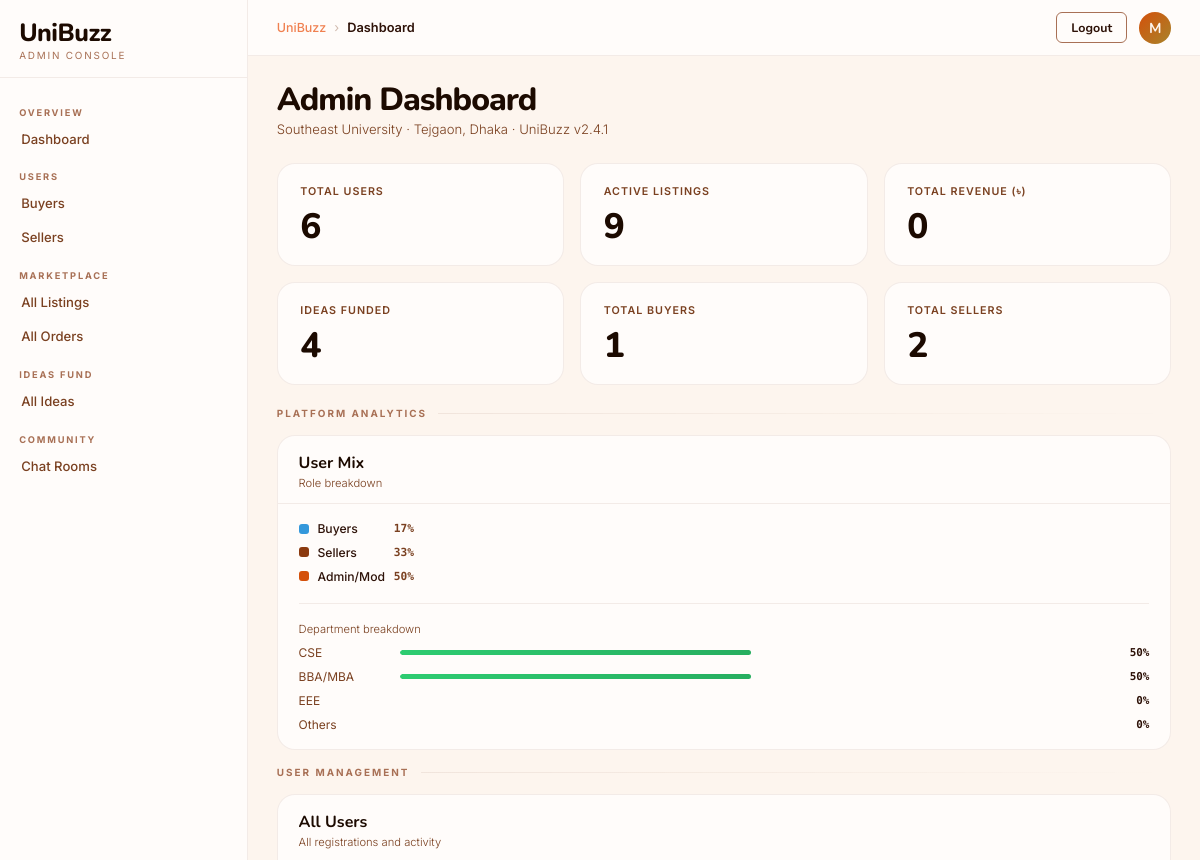
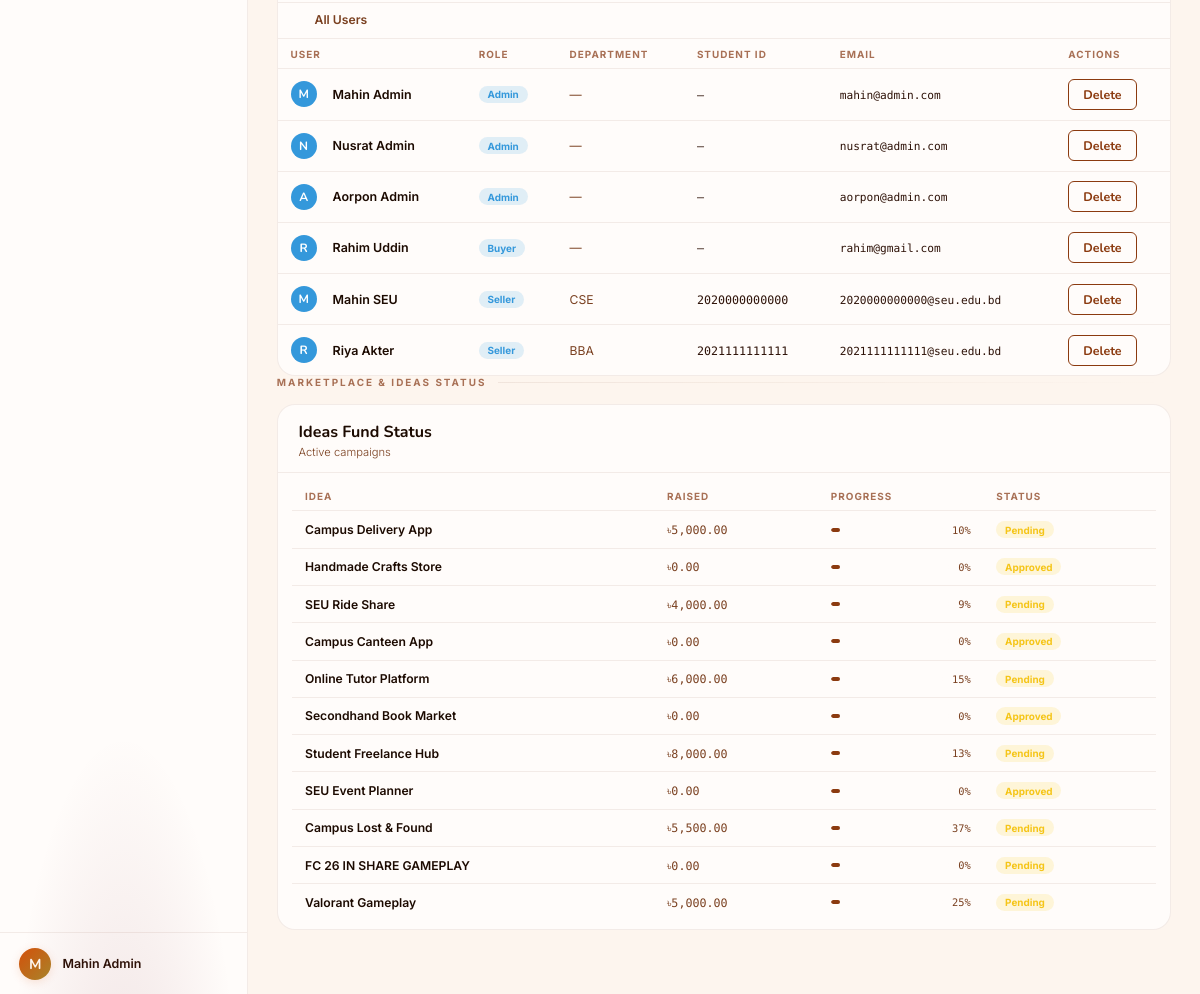
The app's page /adminHomepage.php (signed in) with its own data (2 pictures, top to bottom).
### tables this page shows
CREATE TABLE `user_table` (
  `User_Id` int(11) NOT NULL,
  `First_Name` varchar(100) NOT NULL,
  `Last_Name` varchar(100) NOT NULL,
  `Email` varchar(150) NOT NULL,
  `Mobile` varchar(20) DEFAULT NULL,
  `Password` varchar(255) NOT NULL,
  `Admin_Id` int(11) DEFAULT NULL,
  `Buyer_Id` int(11) DEFAULT NULL,
  `Seller_Id` int(11) DEFAULT NULL
);

CREATE TABLE `seller` (
  `Seller_Id` int(11) NOT NULL,
  `User_Id` int(11) NOT NULL,
  `University_Email` varchar(150) NOT NULL,
  `Rating` decimal(3,2) DEFAULT 0.00,
  `Department` varchar(100) DEFAULT NULL,
  `Semester` varchar(20) DEFAULT NULL,
  `Student_Id` varchar(50) DEFAULT NULL
);

CREATE TABLE `business_idea` (
  `Idea_Id` int(11) NOT NULL,
  `Seller_Id` int(11) NOT NULL,
  `Idea` varchar(255) NOT NULL,
  `Description` text DEFAULT NULL,
  `Funding_Goal` decimal(12,2) DEFAULT NULL,
  `Status` varchar(50) DEFAULT 'Pending'
);

### adminHomepage.php (the view, shortened to what this page needs)
<?php
include("database.php");
$loggedInUserId = $_SESSION["user_id"];
$sql        = "SELECT user_table.First_Name, user_table.Last_Name
               FROM user_table
               WHERE user_table.User_Id = $loggedInUserId";
$result     = mysqli_query($conn, $sql);
$adminInfo  = mysqli_fetch_assoc($result);
$adminFullName   = $adminInfo['First_Name'] . " " . $adminInfo['Last_Name'];
$adminFirstLetter = strtoupper(substr($adminInfo['First_Name'], 0, 1));
$totalUsers = mysqli_fetch_assoc(mysqli_query($conn, "SELECT COUNT(*) AS total FROM user_table"))['total'];
$totalListings = mysqli_fetch_assoc(mysqli_query($conn, "SELECT COUNT(*) AS total FROM product"))['total'];
$totalRevenue = mysqli_fetch_assoc(mysqli_query($conn, "SELECT SUM(Total_amount) AS total FROM `order` WHERE Status='Completed'"))['total'] ?? 0;
$totalIdeas = mysqli_fetch_assoc(mysqli_query($conn, "SELECT COUNT(*) AS total FROM business_idea WHERE Status='Approved'"))['total'];
$totalBuyers = mysqli_fetch_assoc(mysqli_query($conn, "SELECT COUNT(*) AS total FROM buyer"))['total'];
$totalSellers = mysqli_fetch_assoc(mysqli_query($conn, "SELECT COUNT(*) AS total FROM seller"))['total'];
$sql         = "SELECT COUNT(*) AS total FROM admin";
$result      = mysqli_query($conn, $sql);
$row         = mysqli_fetch_assoc($result);
$totalAdmins = $row['total'];
if($totalUsers > 0)
{
    $buyerPercent  = round(($totalBuyers / $totalUsers) * 100);
    $sellerPercent = round(($totalSellers / $totalUsers) * 100);
    $adminPercent  = round(($totalAdmins / $totalUsers) * 100);
}
else
{
    $buyerPercent  = 0;
    $sellerPercent = 0;
    $adminPercent  = 0;
}
$sql       = "SELECT COUNT(*) AS total FROM seller WHERE Department='CSE'";
$result    = mysqli_query($conn, $sql);
$row       = mysqli_fetch_assoc($result);
$totalCSE  = $row['total'];
$sql       = "SELECT COUNT(*) AS total FROM seller WHERE Department='EEE'";
$result    = mysqli_query($conn, $sql);
$row       = mysqli_fetch_assoc($result);
$totalEEE  = $row['total'];
$sql       = "SELECT COUNT(*) AS total FROM seller WHERE Department='BBA' OR Department='MBA'";
$result    = mysqli_query($conn, $sql);
$row       = mysqli_fetch_assoc($result);
$totalBBA  = $row['total'];
$totalOtherDept = $totalSellers - $totalCSE - $totalEEE - $totalBBA;
if($totalSellers > 0)
{
    $csePercent   = round(($totalCSE / $totalSellers) * 100);
    $eeePercent   = round(($totalEEE / $totalSellers) * 100);
    $bbaPercent   = round(($totalBBA / $totalSellers) * 100);
    $otherPercent = round(($totalOtherDept / $totalSellers) * 100);
}
else
{
    $csePercent   = 0;
    $eeePercent   = 0;
    $bbaPercent   = 0;
    $otherPercent = 0;
}
$sql        = "SELECT user_table.User_Id, user_table.First_Name, user_table.Last_Name,
                      user_table.Email, user_table.Mobile,
                      seller.Department, seller.Student_Id, seller.Semester,
                      user_table.Admin_Id, user_table.Buyer_Id, user_table.Seller_Id
               FROM user_table
               LEFT JOIN seller ON user_table.User_Id = seller.User_Id";
$result     = mysqli_query($conn, $sql);
$allUsers   = mysqli_fetch_all($result, MYSQLI_ASSOC);
$sql         = "SELECT business_idea.Idea_Id, business_idea.Idea, business_idea.Funding_Goal,
                       business_idea.Status,
                       seller.Department,
                       user_table.First_Name, user_table.Last_Name,
                       COALESCE(SUM(idea_fund.Amount), 0) AS raised
                FROM business_idea
                JOIN seller ON business_idea.Seller_Id = seller.Seller_Id
                JOIN user_table ON seller.User_Id = user_table.User_Id
                LEFT JOIN idea_fund ON idea_fund.Fund_id = business_idea.Idea_Id
                GROUP BY business_idea.Idea_Id";
$result      = mysqli_query($conn, $sql);
$allIdeas    = mysqli_fetch_all($result, MYSQLI_ASSOC);
?>
<!DOCTYPE html>
<html lang="en">
<head>
<link rel="stylesheet" href="adminDash.css">
</head>
<body>
<div class="my-dashboard-wrapper">
  <aside class="left-panel" id="sidebar">
    <div class="left-panel-inner">
      <div class="logo-area">
        <div class="site-name">UniBuzz</div>
        <div class="site-subtitle">Admin Console</div>
      </div>
      <div class="nav-links">
        <div class="nav-group-title">Overview</div>
        <a href="adminHomepage.php" class="nav-link">Dashboard</a>
        <div class="nav-group-title">Users</div>
        <a href="adminBuyers.php" class="nav-link">Buyers</a>
        <a href="adminSellers.php" class="nav-link">Sellers</a>
        <div class="nav-group-title">Marketplace</div>
        <a href="adminAllListings.php" class="nav-link">All Listings</a>
        <a href="adminAllOrders.php" class="nav-link">All Orders</a>
        <div class="nav-group-title">Ideas Fund</div>
        <a href="adminIdeas.php" class="nav-link">All Ideas</a>
        <div class="nav-group-title">Community</div>
        <a href="globalChatRoom.php" class="nav-link">Chat Rooms</a>
      </div>
      <div class="admin-info-bar">
        <div class="admin-pic"><?php echo $adminFirstLetter; ?></div>
        <div>
          <div class="admin-fullname"><?php echo $adminFullName; ?></div>
        </div>
      </div>
    </div>
  </aside>
  <div class="right-side">
    <div class="header-bar">
      <div class="page-path">
        <a href="#">UniBuzz</a>
        <span class="sep">›</span>
        <span class="current">Dashboard</span>
      </div>
      <div class="header-right-side">
          <form action="logout.php" method="POST" style="margin:0;">
            <button class="btn-logout" type="submit" name="logout" >Logout</button>
          </form>
        <div class="nav-avatar" style="width:32px;height:32px;border-radius:50%;background:linear-gradient(135deg,var(--gold),#A8842A);display:flex;align-items:center;justify-content:center;font-family:'Nunito',sans-serif;font-size:.9rem;font-weight:700;color:var(--bg);cursor:pointer;"><?php echo $adminFirstLetter; ?></div>
      </div>
    </div>
    <div class="page-content-scroll">
      <div class="page-top-section">
        <div>
          <div class="big-page-title">Admin Dashboard</div>
          <div class="page-subtitle">Southeast University · Tejgaon, Dhaka · UniBuzz v2.4.1</div>
        </div>
      </div>
      <div class="stats-row">
        <div class="stat-box" style="animation-delay:.04s">
          <div class="stat-name">Total Users</div>
          <div class="stat-number"><?php echo $totalUsers;?></div>
        </div>
        <div class="stat-box" style="animation-delay:.08s">
          <div class="stat-name">Active Listings</div>
          <div class="stat-number"><?php echo $totalListings; ?></div>
        </div>
        <div class="stat-box" style="animation-delay:.12s">
          <div class="stat-name">Total Revenue (৳)</div>
          <div class="stat-number"><?php echo $totalRevenue; ?></div>
        </div>
        <div class="stat-box" style="animation-delay:.16s">
          <div class="stat-name">Ideas Funded</div>
          <div class="stat-number"><?php echo $totalIdeas; ?></div>
        </div>
        <div class="stat-box" style="animation-delay:.2s">
          <div class="stat-name">Total Buyers</div>
          <div class="stat-number"><?php echo $totalBuyers; ?></div>
        </div>
        <div class="stat-box" style="animation-delay:.24s">
          <div class="stat-name">Total Sellers</div>
          <div class="stat-number"><?php echo $totalSellers; ?></div>
        </div>
      </div>
      <div class="divider-row">
        <div class="divider-label">Platform Analytics</div>
        <div class="divider-line"></div>
      </div>
      <div class="section-grid" style="grid-template-columns:1fr;margin-bottom:1rem;">
        <div class="content-card" style="animation-delay:.16s">
          <div class="card-top">
            <div>
              <div class="card-title">User Mix</div>
              <div class="card-subtitle">Role breakdown</div>
            </div>
          </div>
          <div class="card-body">
            <div class="chart-area">
              <div class="chart-legend">
                <div class="legend-row">
                  <div class="legend-color-box" style="background:var(--blue)"></div>
                  <div class="legend-label">Buyers</div>
                  <div class="legend-percent"><?php echo $buyerPercent; ?>% </div>
                </div>
                <div class="legend-row">
                  <div class="legend-color-box" style="background:var(--maroon)"></div>
                  <div class="legend-label">Sellers</div>
                  <div class="legend-percent"><?php echo $sellerPercent; ?>% </div>
                </div>
                <div class="legend-row">
                  <div class="legend-color-box" style="background:var(--gold)"></div>
                  <div class="legend-label">Admin/Mod</div>
                  <div class="legend-percent"><?php echo $adminPercent; ?>% </div>
                </div>
              </div>
            </div>
            <div style="margin-top:1.2rem;padding-top:1rem;border-top:1px solid var(--border);">
              <div class="card-subtitle" style="margin-bottom:.6rem;">Department breakdown</div>
              <div class="dept-bar-list">
                <div class="dept-bar-row">
                  <div class="dept-name">CSE</div>
                  <div class="bar-track"><div class="bar-fill fill-green" style="width:<?php echo $csePercent; ?>% "></div></div>
                  <div class="bar-percent"><?php echo $csePercent; ?>% </div>
                </div>
                <div class="dept-bar-row">
                  <div class="dept-name">BBA/MBA</div>
                  <div class="bar-track"><div class="bar-fill fill-green" style="width:<?php echo $bbaPercent; ?>% "></div></div>
                  <div class="bar-percent"><?php echo $bbaPercent; ?>% </div>
                </div>
                <div class="dept-bar-row">
                  <div class="dept-name">EEE</div>
                  <div class="bar-track"><div class="bar-fill fill-yellow" style="width:<?php echo $eeePercent; ?>% "></div></div>
                  <div class="bar-percent"><?php echo $eeePercent; ?>% </div>
                </div>
                <div class="dept-bar-row">
                  <div class="dept-name">Others</div>
                  <div class="bar-track"><div class="bar-fill fill-yellow" style="width:<?php echo $otherPercent; ?>% "></div></div>
                  <div class="bar-percent"><?php echo $otherPercent; ?>% </div>
                </div>
              </div>
            </div>
          </div>
        </div>
      </div>
      <div class="divider-row">
        <div class="divider-label">User Management</div>
        <div class="divider-line"></div>
      </div>
      <div class="content-card" style="margin-bottom:1rem auto;animation-delay:.2s">
        <div class="card-top">
          <div>
            <div class="card-title">All Users</div>
            <div class="card-subtitle">All registrations and activity</div>
          </div>
        </div>
        <div class="tab-bar" style="padding:0 1.3rem;">
          <label class="tab-btn" for="ptab-users">All Users</label>
        </div>
        <div class="tab-content-area">
          <div class="tab-all-users" style="overflow-x:auto;">
            <table class="users-table">
              <thead>
                <tr>
                  <th>User</th>
                  <th>Role</th>
                  <th>Department</th>
                  <th>Student ID</th>
                  <th>Email</th>
                  <th>Actions</th>
                </tr>
              </thead>
              <tbody>
                <?php foreach($allUsers as $user): ?>
                <tr>
                  <td>
                    <div class="user-info-cell">
                      <div class="user-initial-circle" style="background:#3498DB;"><?php echo strtoupper(substr($user['First_Name'], 0, 1)); ?></div>
                      <div>
                        <div class="user-fullname"><?php echo $user['First_Name'] . " " . $user['Last_Name']; ?></div>
                      </div>
                    </div>
                  </td>
                  <td>
                    <span class="status-tag tag-buyer"><?php
                                                          if(!is_null($user['Admin_Id']))  echo "Admin";
                                                          elseif(!is_null($user['Seller_Id'])) echo "Seller";
                                                          elseif(!is_null($user['Buyer_Id']))  echo "Buyer";
                                                          ?></span></td>
                  <td><span style="font-size:.76rem;color:var(--text-3)"><?php echo $user['Department'] ?? '—'; ?></span></td>
                  <td><span class="mono-text"><?php echo $user['Student_Id'] ?? '—'; ?></span></td>
                  <td><span class="mono-text" style="font-size:.7rem"><?php echo $user['Email']; ?></span></td>
                  <td>
                      <form method="POST">
                          <button type="submit" name="delete_user" class="btn-deleteuser">Delete</button>
                      </form>
                  </td>
                </tr>
                <?php endforeach; ?>
              </tbody>
            </table>
          </div>
        </div>
      </div>
      <div class="divider-row">
        <div class="divider-label">Marketplace &amp; Ideas Status</div>
        <div class="divider-line"></div>
      </div>
      <div class="section-grid" style="grid-template-columns:1fr;margin-bottom:1rem;">
        <div class="content-card" style="animation-delay:.28s">
          <div class="card-top">
            <div>
              <div class="card-title">Ideas Fund Status</div>
              <div class="card-subtitle">Active campaigns</div>
            </div>
          </div>
          <div class="card-body" style="padding:.5rem .9rem;">
            <table class="users-table">
              <thead>
                <tr>
                  <th>Idea</th>
                  <th>Raised</th>
                  <th>Progress</th>
                  <th>Status</th>
                </tr>
              </thead>
              <tbody>
                <?php foreach($allIdeas as $idea): ?>
                <?php
                    $goal     = $idea['Funding_Goal'];
                    $raised   = $idea['raised'];
                    $progress = ($goal > 0) ? round(($raised / $goal) * 100) : 0;
                ?>
                <tr>
                  <td>
                    <div class="user-fullname" style="font-size:.76rem"><?php echo $idea['Idea']; ?></div>
                  </td>
                  <td><span class="mono-text" style="color:var(--text-3)">৳<?php echo number_format($raised, 2); ?></span></td>
                  <td>
                    <div class="funding-bar-wrap">
                      <div class="funding-bar-track">
                        <div class="funding-bar-fill" style="width:8%;background:var(--maroon)"></div>
                      </div>
                      <span class="funding-percent-text"><?php echo $progress; ?>%</span>
                    </div>
                  </td>
                  <td><span class="status-tag tag-pending"><?php echo $idea['Status']; ?></span></td>
                </tr>
                <?php endforeach; ?>
              </tbody>
            </table>
          </div>
        </div>
      </div>
    </div>
  </div>
</div>
</body>
</html>

### records on screen
user_table: First_Name "M", adminFullName "Mahin Admin", First_Name "Mahin", Last_Name "Admin", Department "—", Student_Id "—", Email "mahin@admin.com"
user_table: First_Name "N", First_Name "Nusrat", Last_Name "Admin", Department "—", Student_Id "—", Email "nusrat@admin.com"
user_table: First_Name "A", First_Name "Aorpon", Last_Name "Admin", Department "—", Student_Id "—", Email "aorpon@admin.com"
user_table: First_Name "R", First_Name "Rahim", Last_Name "Uddin", shows "Buyer", Department "—", Student_Id "—", Email "rahim@gmail.com"
user_table: First_Name "M", First_Name "Mahin", Last_Name "SEU", shows "Seller", Seller_Id.Department "CSE", Seller_Id.Student_Id "2020000000000", Email "2020000000000@seu.edu.bd"
user_table: First_Name "R", First_Name "Riya", Last_Name "Akter", shows "Seller", Seller_Id.Department "BBA", Seller_Id.Student_Id "2021111111111", Email "2021111111111@seu.edu.bd"
business_idea: Idea "Campus Delivery App", raised "5,000.00", progress "10", Status "Pending"
business_idea: Idea "Handmade Crafts Store", raised "0.00", progress "0", Status "Approved"
business_idea: Idea "SEU Ride Share", raised "4,000.00", progress "9", Status "Pending"
business_idea: Idea "Campus Canteen App", raised "0.00", progress "0", Status "Approved"
business_idea: Idea "Online Tutor Platform", raised "6,000.00", progress "15", Status "Pending"
business_idea: Idea "Secondhand Book Market", raised "0.00", progress "0", Status "Approved"
business_idea: Idea "Student Freelance Hub", raised "8,000.00", progress "13", Status "Pending"
business_idea: Idea "SEU Event Planner", raised "0.00", progress "0", Status "Approved"
business_idea: Idea "Campus Lost & Found", raised "5,500.00", progress "37", Status "Pending"
business_idea: Idea "FC 26 IN SHARE GAMEPLAY", raised "0.00", progress "0", Status "Pending"
business_idea: Idea "Valorant Gameplay", raised "5,000.00", progress "25", Status "Pending"

### other values on screen
$totalUsers "6"
$totalListings "9"
$totalRevenue "0"
$totalIdeas "4"
$totalBuyers "1"
$totalSellers "2"
$buyerPercent "17"
$sellerPercent "33"
$adminPercent "50"
$csePercent "50"
$bbaPercent "50"
$eeePercent "0"
$otherPercent "0"
